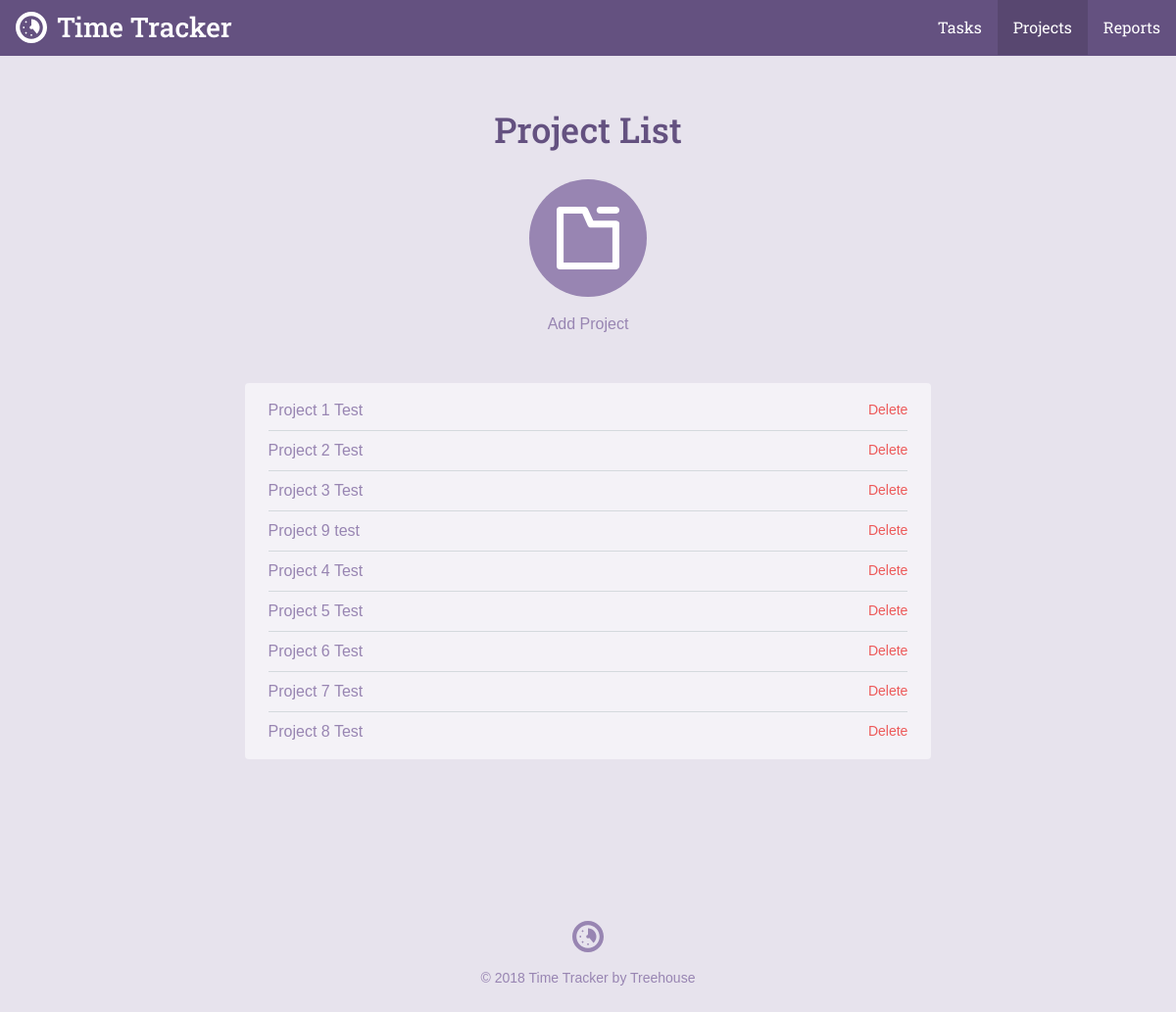
Page /project_list.php on the earlier database version.
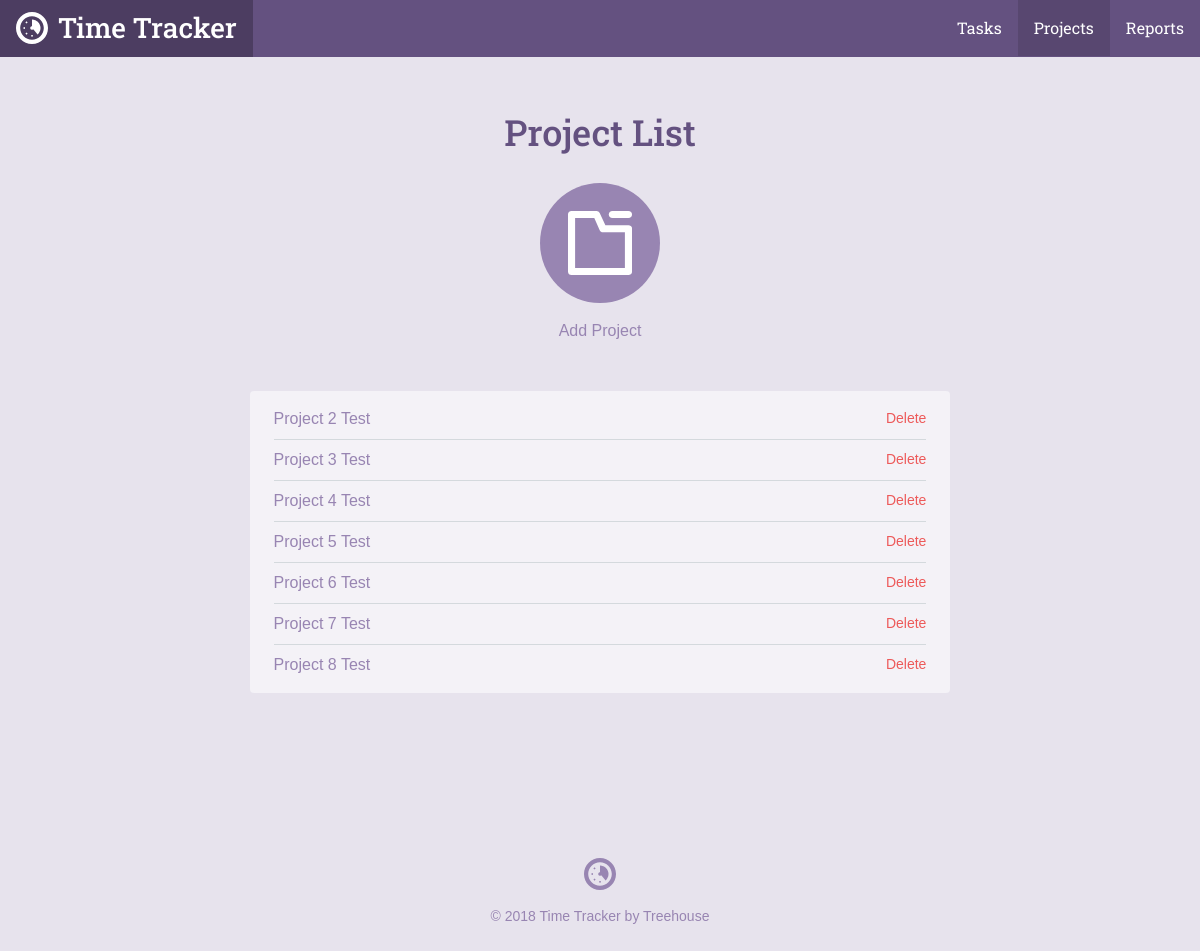
Same page on the later database version.
### tables this page shows
CREATE TABLE `projects` (
	`project_id`	INTEGER PRIMARY KEY AUTOINCREMENT,
	`title`	TEXT NOT NULL,
	`category`	TEXT NOT NULL
);

### inc/functions.php (called while the page is built, shortened)
<?php
function getProjectList()
{
    include "connection.php";
    try {
        return $db->query('SELECT project_id, title, category FROM projects');
    } catch (Exception $e) {
        echo "Error: ".$e->getMessage()."<br/>";
        return [];
    }
}

### project_list.php (the view, shortened to what this page needs)
<?php
require 'inc/functions.php';
$page = "projects";
include 'inc/header.php';
?>
<div class="section catalog random">
    <div class="col-container page-container">
        <div class="col col-70-md col-60-lg col-center">
            <h1 class="actions-header">Project List</h1>
            <div class="actions-item">
                <a class="actions-link" href="project.php">
                <span class="actions-icon">
                  <svg viewbox="0 0 64 64"><use xlink:href="#project_icon"></use></svg>
                </span>
                Add Project
                </a>
            </div>
            <div class="form-container">
                <ul class="items">
                    <?php
                    foreach (getProjectList() as $item) {
                        echo "<li><a href='project.php?id=".$item['project_id']."'>". $item['title'] ."</a>";
                        echo "<form method='post' action='project_list.php' onsubmit=\"return confirm('Are you sure you want to delete this project');\">";
                        echo "<input type='submit' class='button--delete' value='Delete'>";
                        echo "</form>";
                        echo "</li>";
                    }
                    ?>
                </ul>
            </div>
        </div>
    </div>
</div>
<?php include("inc/footer.php"); ?>

### inc/header.php (shortened to what this page needs)
<html>
<head>
	<link rel="stylesheet" href="css/style.css" type="text/css">
</head>
<body>
	<header class="header">
    <div class="col-container">
  		<h1>
        <a class="logo" href="./">
          <svg viewbox="0 0 64 64" class="logo-icon"><use xlink:href="#logo_icon"></use></svg>
          <span class="logo-name">Time Tracker</span>
        </a>
      </h1>
  		<ul class="nav">
        <li class="nav-item tasks<?php if ($page == "tasks") { echo " on"; } ?>"><a class="nav-link" href="task_list.php">Tasks</a></li>
        <li class="nav-item projects<?php if ($page == "projects") { echo " on"; } ?>"><a class="nav-link" href="project_list.php">Projects</a></li>
        <li class="nav-item reports<?php if ($page == "reports") { echo " on"; } ?>"><a class="nav-link" href="reports.php">Reports</a></li>
      </ul>
    </div>
  </header>
	<div id="content">

Differences in the rows shown:
removed projects: title "Project 1 Test"
removed projects: title "Project 9 test"
